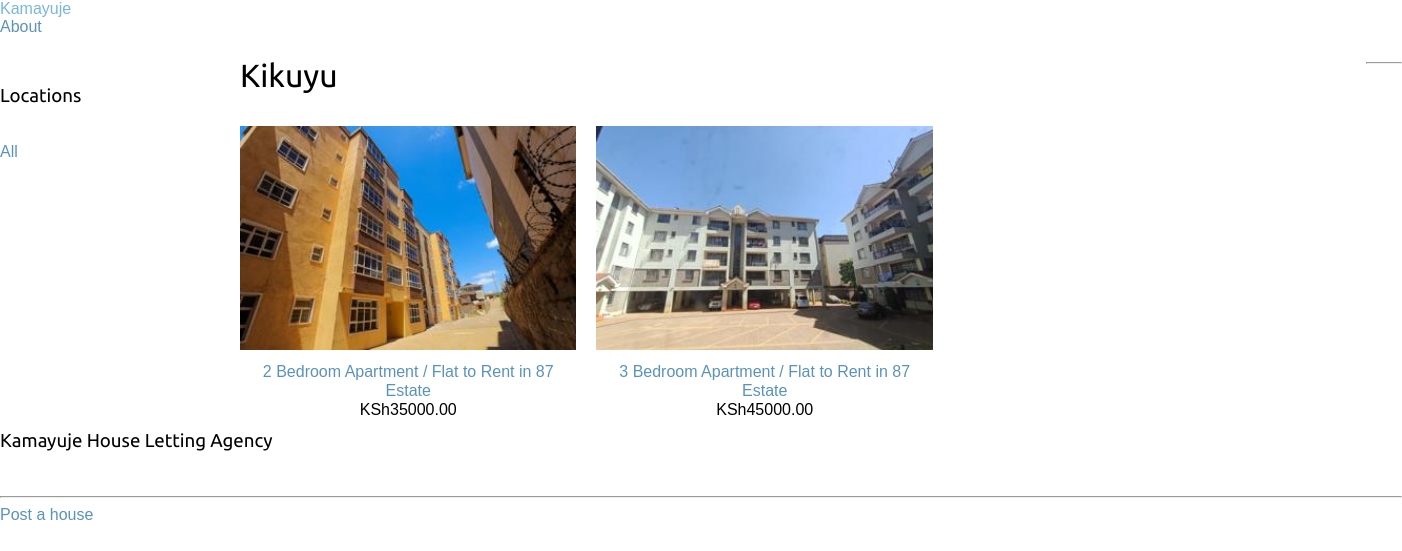
The page /kikuyu/ on the database its author committed.
### Houses/models.py (models this page shows, shortened)
class House_Location(models.Model):
    locationName = models.CharField(max_length=255)
    slug = models.SlugField(max_length=255,
                            unique=True)
    class Meta:
        ordering = ['locationName']
        indexes = [
            models.Index(fields=['locationName']),
        ]
        verbose_name = 'Location'
        verbose_name_plural = 'Locations'

class House_Details(models.Model):
    user = models.ForeignKey(User,
                             on_delete=models.CASCADE)
    location = models.ForeignKey(House_Location,
                                 on_delete=models.CASCADE)
    title = models.CharField(max_length=255)
    slug = models.SlugField(max_length=155, unique=True)
    thumbnail = models.ImageField(upload_to='img')
    description = models.TextField(max_length=1000)
    monthly_rent = models.DecimalField(max_digits=10,
                                       decimal_places=2)
    available = models.BooleanField(default=True)
    owners_contact = models.DecimalField(max_digits=10,
                                         decimal_places=0)
    posted = models.DateTimeField(auto_now_add=True)
    updated = models.DateTimeField(auto_now=True)
    class Meta:
        ordering = ['-posted']
    def get_absolute_url(self):
        return reverse('Houses:house_detail', args=[self.id, self.slug])

### Agency/views.py (the view)
# urls.py: path('', views.house_list, name='house_list'),
def house_list(request, location_slug=None):
    location = None
    locations = House_Location.objects.all()
    houses = House_Details.objects.filter(available=True)
    if location_slug:
        location = get_object_or_404(House_Location,
                                     slug=location_slug)
        houses = houses.filter(location=location)
    return render(request,
                  'Agency/frontpage.html',
                  {'location': location,
                   'locations': locations,
                   'houses': houses})

### Agency/templates/Agency/frontpage.html (shortened to what this page needs)
{% extends "Agency/base.html" %}
{% load static %}
    {% block content %}
        <div id="sidebar">
            <h3>Locations</h3>
            <ul>
                <li {% if not locations %}class="selected"{% endif %}>
                    <a href="{% url "Agency:house_list" %}">All</a>
                </li>
            </ul>
        </div>
        <div id="main" class="product-list">
            <h1>{% if location %}{{ location.locationName }}{% else %}Houses
            {% endif %}</h1>
            {% for house in houses %}
                <div class="item">
                    <a class="afrontpage" href="{{ house.get_absolute_url }}">
                        <img src="{% if house.thumbnail %}{{ house.thumbnail.url }}{% else %}{%
            static "img/no_image.png" %}{% endif %}">
                    </a>
                    <a class="afrontpage" href="{{ house.get_absolute_url }}">{{ house.title }}</a>
                    <br>
                    KSh{{ house.monthly_rent }}
                </div>
            {% endfor %}
        </div>
    {% endblock %}

### Agency/static/css/base.css (style rules this page uses)
body { margin:0; padding:0; font-family:helvetica, sans-serif; }
h1, h2, h3, h4, h5 , h6 { font-family: 'Ubuntu', sans-serif; font-weight:normal; }
a { text-decoration:none; color:#5993bb; }
#sidebar { width:220px; padding:30px 20px 0 0; float:left; }
#sidebar ul { margin:0; padding:0; }
#sidebar ul li { margin:0; list-style:none; padding:10px 14px; }
#sidebar ul li a { display:block; }
#main { float:left; width: 96%; margin-right:-220px; overflow:hidden; }
.product-list .item { width:25%; padding:10px 20px 10px 0; float:left; text-align:center; line-height:1.2; }
.product-list .item img { width:100%; margin-bottom:8px; }
a, li { display:inline; text-decoration: none; justify-content: space-between; }

### rows shown on the page
House_Location: locationName "Kikuyu"
House_Details: thumbnail (picture), title "2 Bedroom Apartment / Flat to Rent in 87 Estate", monthly_rent "35000.00"
House_Details: thumbnail (picture), title "3 Bedroom Apartment / Flat to Rent in 87 Estate", monthly_rent "45000.00"
